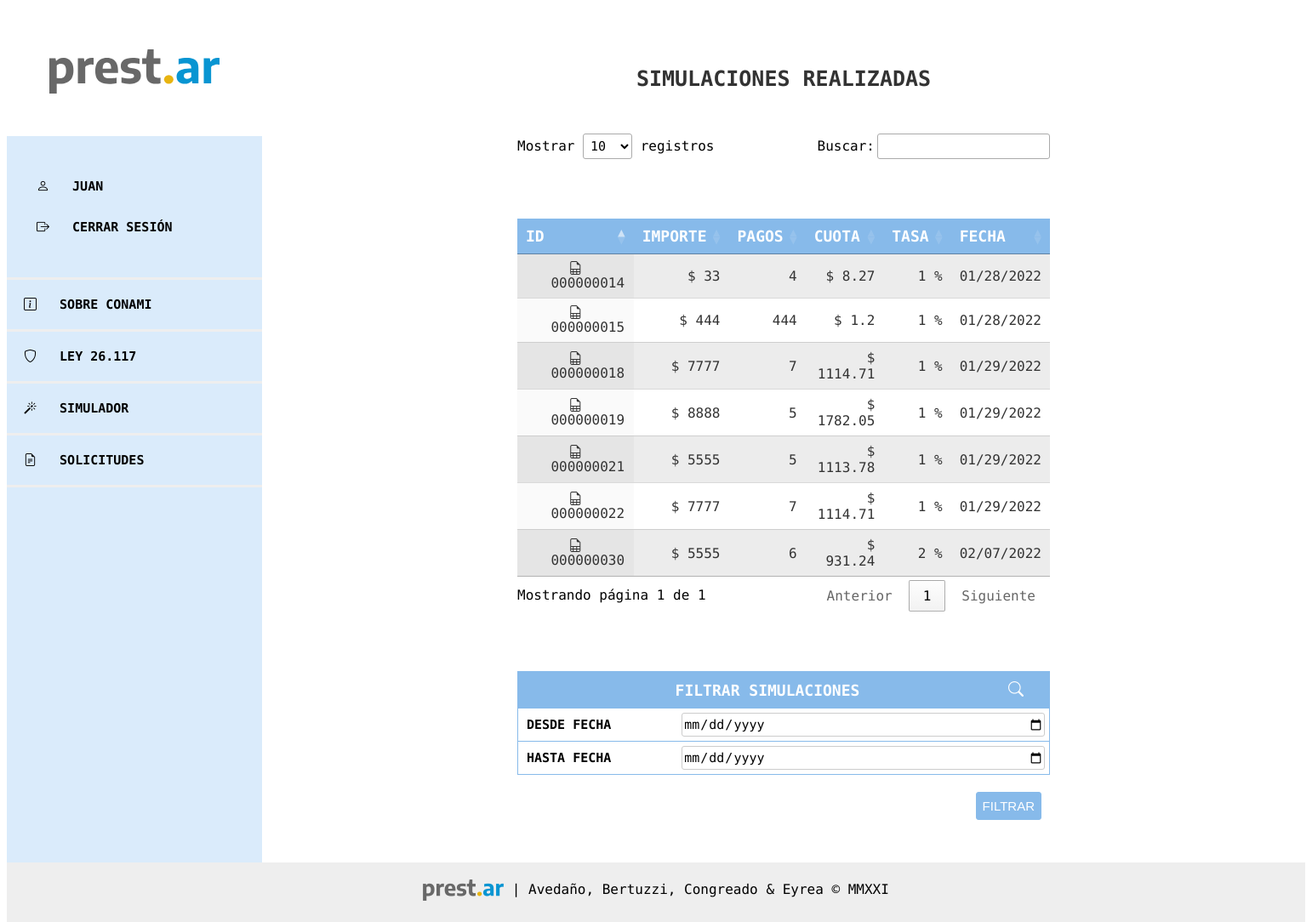
The page /simulador/propias/ (signed in) on the database as committed earlier.
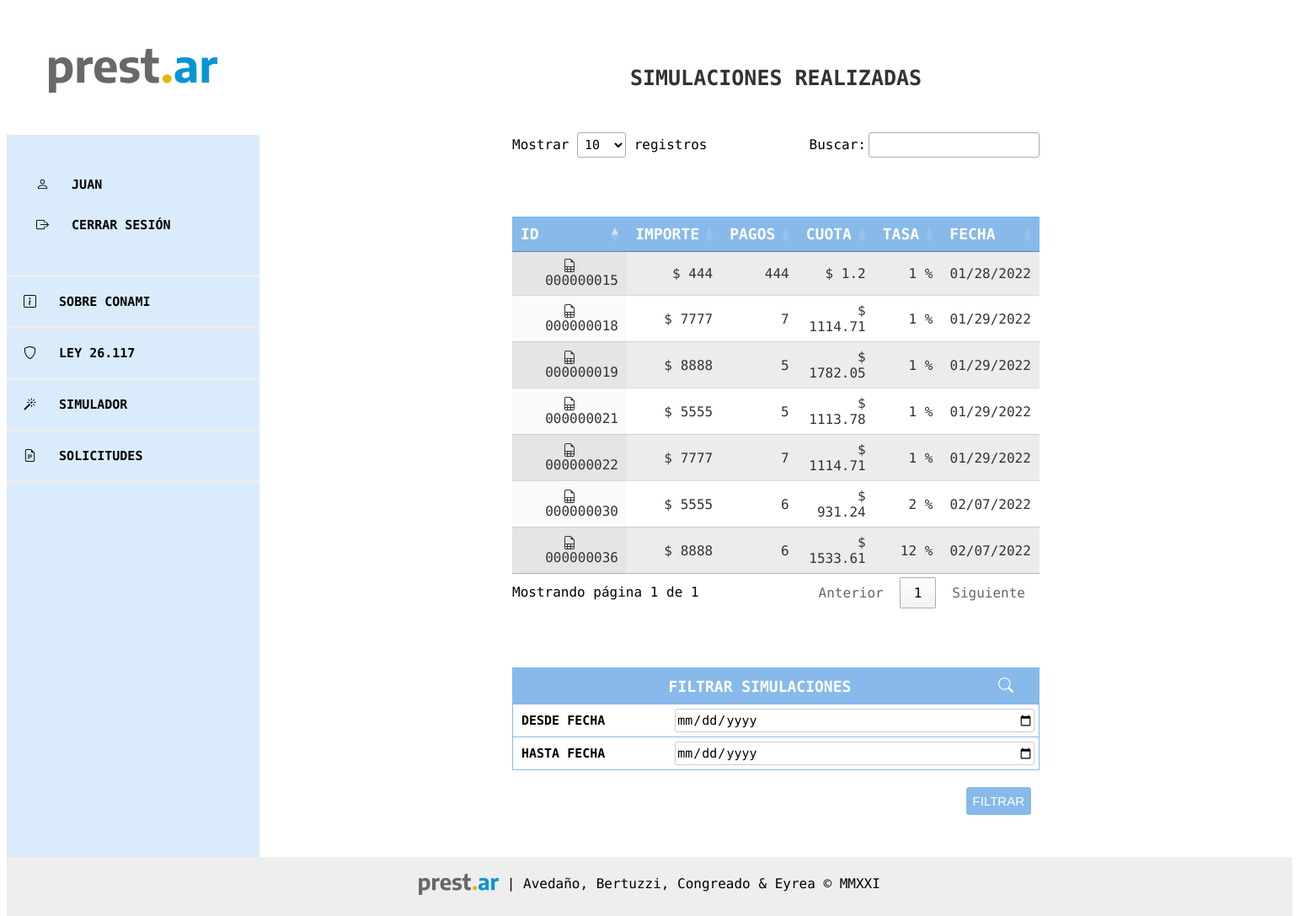
The same page on the database as committed later.
### accounts/models.py (models this page shows, shortened)
class Emprendedor(AbstractUser):
    GENEROS_LISTA = [
        ('F', 'Femenino'),
        ('M', 'Masculino'),
        ('X', 'Otre'),
    ]
    IDENTIDAD_LISTA = [
        ('Mujer cis', 'Mujer'),
        ('Hombre cis', 'Hombre'),
        ('Mujer trans', 'Mujer trans'),
        ('Hombre trans', 'Hombre trans'),
        ('No binarie', 'No binarie'),
        ('No declara', 'Prefiero no decir'),
    ]
    ESTADO_CIVIL = [
        ('Soltero', 'Soltero'),
        ('Casado', 'Casado'),
        ('Divorciado', 'Dovorciado'),
        ('Viudo', 'Viudo'),
        ('Concubinato', 'Concubinato'),
        ('Unión Civil', 'Unión civil'),
    ]
    NIVEL_EDUCATIVO = [
        ('Primario incompleto', 'Primario incompleto'),
        ('Primario Completo', 'Primario completo'),
        ('Primario completo', 'Secundario incompleto'),
        ('Secundario completo', 'Secundario completo'),
        ('Terciario incompleto', 'Terciario incompleto'),
        ('Terciario completo', 'Terciario completo'),
        ('Universitario incompleto', 'Universitario incompleto'),
        ('Universitario completo', 'Universitario completo'),
    ]
    nombre = models.CharField(max_length=200, null=True)
    apellido = models.CharField(max_length=200, null=True)
    genero = models.CharField(max_length=200, choices=GENEROS_LISTA)
    identidad = models.CharField(
        max_length=200, choices=IDENTIDAD_LISTA, blank=True, null=True)
    dni = models.IntegerField(null=True)
    fec_nac = models.DateField(null=True)
    estado_civil = models.CharField(
        max_length=200, choices=ESTADO_CIVIL, null=True)
    telefono = models.IntegerField(null=True)
    celular = models.BooleanField(default=True)
    email = models.CharField(max_length=200, null=True)
    educacion = models.CharField(
        max_length=200, choices=NIVEL_EDUCATIVO, null=True)
    provincia = models.CharField(max_length=20)
    domicilio = models.ForeignKey(
        "prestamos.Domicilio", on_delete=models.CASCADE)

### prestamos/models.py (models this page shows, shortened)
class Simulacion(models.Model):
    CUOTAS_LISTA = [
        ('1', '1'),
        ('3', '3'),
        ('6', '6'),
        ('9', '9'),
        ('12', '12'),
        ('18', '18'),
        ('24', '24'),
    ]
    smvm = models.ForeignKey(
        SMVM, on_delete=models.CASCADE, null=True, default=1)
    author = models.ForeignKey(
        settings.AUTH_USER_MODEL, on_delete=models.CASCADE, null=True)  # Acá tiene que quedar el null=True porque se tiene que poder hacer simulaciones sin registrarse
    nombre = models.CharField(max_length=200)
    apellido = models.CharField(max_length=200)
    dni = models.IntegerField(validators=[
                              MaxValueValidator(99999999)])
    importe_solicitado = models.PositiveIntegerField()
    created_date = models.DateTimeField(
        default=timezone.now)
    tasa_id = models.ForeignKey(
        TasaInteres, on_delete=models.CASCADE, null=True, default=1)
    tasa_anual = models.PositiveIntegerField()
    cant_cuotas = models.CharField(max_length=200, choices=CUOTAS_LISTA)
    telefono = models.CharField(max_length=200)
    email = models.CharField(max_length=200)
    cuota_final = models.DecimalField(
        decimal_places=2, max_digits=9, null=True)
    def calculo_cuota(self):
        interes = int(self.tasa_anual)/100
        cant_cuotas = int(self.cant_cuotas)
        calculo_cuota = round(self.importe_solicitado*(interes/12) /
                              (1-(1+(interes/12))**(-cant_cuotas)), 2)
        return round(calculo_cuota, 2)

### prestamos/views.py (the view)
# urls.py: path('simulador/propias/', views.simulaciones_propias,
def simulaciones_propias(request):
    simulaciones = SimulacionFilter(
        request.GET, queryset=Simulacion.objects.filter(author=request.user))
    print(simulaciones)
    return render(request, 'simulador/simulaciones_propias.html', {'filter': simulaciones})

### prestamos/templates/simulador/simulaciones_propias.html (shortened to what this page needs)
{% extends 'base.html' %}
{% block content %}
<header>
	<span>SIMULACIONES REALIZADAS</span>
</header>
<main>
    <table id="example" class="display" style="width:100%">
        <thead>
            <tr class="titulo mayus">
                <th>ID </th>
                <th >IMPORTE </th>
                <th >PAGOS </th>
                <th > CUOTA </th>
                <th>TASA </th>
                <th >FECHA </th>
            </tr>
        </thead>
        <tbody>
            {% for simulacion in filter.qs %}
                <tr >
                    <td style="text-align: center;"><a href="{% url 'simulacion_detail' pk=simulacion.pk %}"><i class="bi bi-file-earmark-spreadsheet"></i>&nbsp;&nbsp;&nbsp;{{ simulacion.id|stringformat:"09d" }}</a></td>
                    <td>$ {{ simulacion.importe_solicitado }}</td>
                    <td>{{ simulacion.cant_cuotas }}</td>
                    <td>$ {{ simulacion.calculo_cuota }}</td>
                    <td>{{ simulacion.tasa_anual }} %</td>
                    <td style="text-align: center;">{{ simulacion.created_date|date:"SHORT_DATE_FORMAT" }}</td>
                </tr>
            {% endfor %}
            </tbody>
    </table>
{% if user.is_authenticated %}
<form method="GET" style="padding-top: 70px;">
    <div class="caja">
        <div class="grid-item titulo mayus">
            <span>FILTRAR SIMULACIONES<i style="float:right; padding-right:20px" class="bi bi-search"></i></span>
        </div>
        <div class="grid-item texto" value="created_date">DESDE FECHA</div>
        <div class="grid-input" value="SIMULACION">{{ filter.form.start_date }}</div>
        <div class="grid-item texto" value="created_date">HASTA FECHA</div>
        <div class="grid-input" value="SIMULACION"> {{ filter.form.end_date }}</div>
    </div>
    <button class="filtrar btn btn-outline-secondary" type="submit" value="FILTRAR">FILTRAR</button>
</form>
{% endif %}
</main>
{% endblock %}

### templates/base.html (shortened to what this page needs)
{% load static %}
<html lang="es-ES">
  <head>
    <link rel="stylesheet" href="https://cdn.jsdelivr.net/npm/bootstrap-icons@1.7.2/font/bootstrap-icons.css">
    <link rel="stylesheet" href="{% static 'css/style.css' %}">
    <link rel="stylesheet" type="text/css" href="https://cdn.datatables.net/1.11.4/css/jquery.dataTables.css">
  </head>
<body>
  <nav class="navigation">
    <ul class="menu mainmenu">
        <div class="menuheader"><img style="width: 200px" src="/static/img/prestar_negro.svg" alt="Prest.Ar"></div>
        <div class="menu menufooter">
          {% if user.is_staff %}
          <p class="mayus"><i class="bi bi-key"></i>&nbsp;&nbsp;&nbsp;{{ user.nombre }}</p>
          <p><a href="{% url 'logout' %}"><i class="bi bi-box-arrow-right"></i>&nbsp;&nbsp;&nbsp;CERRAR SESIÓN</span></a></p>
          {% elif user.is_authenticated %}
          <p class="mayus"><i class="bi bi-person"></i>&nbsp;&nbsp;&nbsp;{{ user.nombre }}</p>
          <p><a href="{% url 'logout' %}"><i class="bi bi-box-arrow-right"></i>&nbsp;&nbsp;&nbsp;CERRAR SESIÓN</span></a></p>
          {% else %}
          <p class="mayus"><i class="bi bi-question-square"></i>&nbsp;&nbsp;&nbsp;USUARIO ANÓNIMO</p>
          <p><a href="{% url 'login' %}"><i class="bi bi-box-arrow-in-right"></i>&nbsp;&nbsp;&nbsp;ACCEDER</a></p>
          {% endif %}
        </div>
        <li><a href="{% url 'sobre_conami' %}"><div class="botones button1"><i class="bi bi-info-square"></i>&nbsp;&nbsp;&nbsp;SOBRE CONAMI</div></a></li>
        <li><a target="_blank" href="http://servicios.infoleg.gob.ar/infolegInternet/anexos/115000-119999/118062/norma.htm"><div class="botones button4"><i class="bi bi-shield"></i></i>&nbsp;&nbsp;&nbsp;LEY 26.117</div></a></li>
        <li><a href="{% url 'sim_index' %}"><div class="botones button2"><i class="bi bi-magic"></i>&nbsp;&nbsp;&nbsp;SIMULADOR</div></a>
        </li>
      {% if user.is_authenticated %}
        <li><div class="botones button2"><i class="bi bi-file-earmark-text"></i>&nbsp;&nbsp;&nbsp;SOLICITUDES</div>
        </li>
      {% endif %}
    </ul>
  </nav>
  {% block content %}
  {% endblock %}
  <footer>
    <div style="padding-top:20px"><img style="vertical-align:middle" src="/static/img/prestar_negro_CHICO.png" alt="Prest.Ar"> | Avedaño, Bertuzzi, Congreado & Eyrea © MMXXI</div>
  </footer>
  <link rel="stylesheet" type="text/css" href="https://cdn.datatables.net/1.11.4/css/jquery.dataTables.css">
  </body>
</html>

### static/css/style.css (style rules this page uses)
html { height: 100%; }
body { min-height: 100%; font-family: "Encode Sans", sans-serif !important; display: grid; grid-template: "menu header" "menu main" "menu main" "footer footer" / 300px 1fr; }
a { color: inherit; text-decoration: none; }
.menu { display: grid; grid-template-areas: "header" "button1" "button2" "button3" "button4" "button5" "button6"; font-family: "Encode Sans", sans-serif; font-weight: bold; text-decoration: none; list-style: none; }
.menuheader { grid-area: header; padding: 50px 25px 50px 25px; text-align: center; font-size: 20px; background-color: #ffffff; }
.menufooter { padding: 35px 35px 35px 35px; text-align: left; font-size: 15px; }
.botones { text-align: left; padding: 20px; font-size: 15px; }
.button1 { grid-area: button1; border-top: solid #eeeeee; border-bottom: solid #eeeeee; }
.button2 { grid-area: button2; border-bottom: solid #eeeeee; }
.button4 { grid-area: button4; border-bottom: solid #eeeeee; }
nav { grid-area: menu; background-color: #daebfb; min-height: 900px; }
header { grid-area: header; font-size: 25px; padding: 70px 70px 50px 70px; text-align: center; font-weight: 900; color: #333; }
footer { grid-area: footer; text-align: center; background-color: #eeeeee; height: 70px; bottom: 0px; }
main { grid-area: main; padding-bottom: 50px; padding-left: 300px; padding-right: 300px; }
.caja { margin-bottom: 20px; display: grid; grid-template-columns: 30% 70%; border: 1px solid #87baea; }
.grid-item { padding: 10px; border-top: 1px solid #87baea; display: grid; align-items: left; font-size: 15px; }
.grid-input { padding: 5px; border-top: 1px solid #87baea; display: grid; align-items: left; font-size: 15px; }
.titulo { text-align: center; font-size: 18px; font-weight: bold; color: white; background-color: #87baea; grid-column-start: 1; grid-column-end: 3; }
.texto { font-size: 15px; font-weight: bold; }
.filtrar { float: right; margin-right: 10px; border: 1px solid #87baea; background-color: #87baea; color: #fff; border-radius: 3px; padding: 7px; font-size: 15px; }
.mayus { text-transform: uppercase; }
html, body { font-family: Arial, Helvetica, sans-serif; }
.navigation { width: 300px; }
.mainmenu, .submenu { padding: 0; margin: 0; }
table { padding-top: 70px; width: 100%; color: #333; }
th { padding: 8px; }
td { text-align: right; padding: 8px; font-weight: lighter; }
tbody:nth-child(even) tr:nth-child(odd) { background-color: #f2f2f2; }
input, select { font-family: "Encode Sans", sans-serif; font-size: 15px; border: 1px solid #ccc; border-radius: 3px; }

Rows that differ between the two databases and show on the page:
removed Simulacion: id "000000014", importe_solicitado "33", cant_cuotas "4", calculo_cuota "8.27", tasa_anual "1", created_date "01/28/2022"
added Simulacion: id "000000036", importe_solicitado "8888", cant_cuotas "6", calculo_cuota "1533.61", tasa_anual "12", created_date "02/07/2022"
